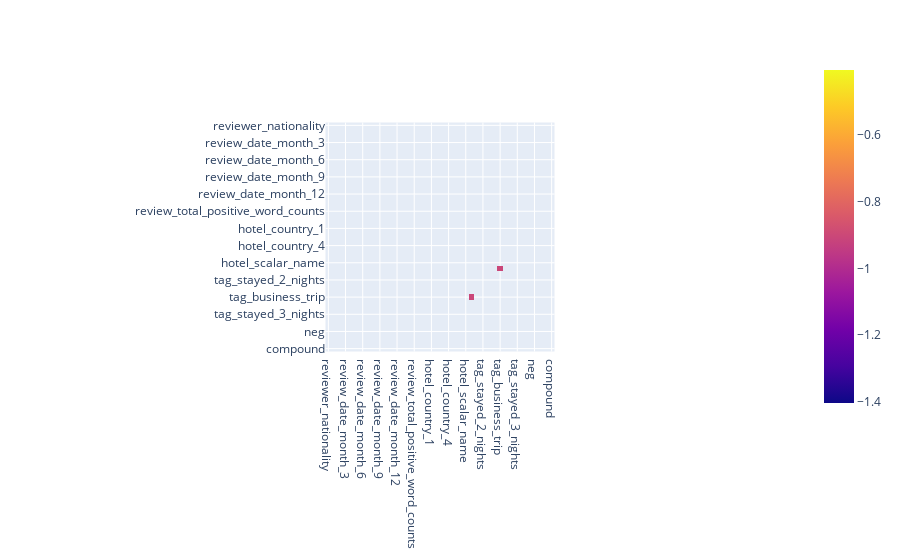

Source (notebook cell):
### Markdown cell above
## Проверка на мультиколлинеарность

### Code cell
# корреляция признаков (оставляем только сильную связь для наглядности)
pivot = data_result.corr()
pivot = pivot.drop(['sample', 'reviewer_score'], axis=0)
pivot = pivot.drop(['sample', 'reviewer_score'], axis=1)
pivot
for col in pivot:
    pivot[col] = pivot[col].apply(lambda x: np.nan if (abs(x) < 0.85 or x == 1) else x)
# for col in pivot:
#     pivot = pivot.dropna(how='all')
#     pivot = pivot.dropna(how='all', axis='columns')

fig = px.imshow(pivot)
fig.show()

### Figure 1 — Plotly figure (JSON) as saved in the notebook; plotly's stock layout.template omitted (floating-point values rounded to 4 significant figures; data arrays with more than 128 entries replaced by an {"elided": "..."} marker saying what was removed)
{"data": [{"coloraxis": "coloraxis", "hovertemplate": "x: %{x}<br>y: %{y}<br>color: %{z}<extra></extra>", "name": "0", "type": "heatmap", "x": ["reviewer_nationality", "review_date_month_1", "review_date_month_2", "review_date_month_3", "review_date_month_4", "review_date_month_5", "review_date_month_6", "review_date_month_7", "review_date_month_8", "review_date_month_9", "review_date_month_10", "review_date_month_11", "review_date_month_12", "average_score", "review_total_negative_word_counts", "review_total_positive_word_counts", "total_number_of_reviews_reviewer_has_given", "total_number_of_reviews", "hotel_country_1", "hotel_country_2", "hotel_country_3", "hotel_country_4", "hotel_country_5", "hotel_country_6", "hotel_scalar_name", "tag_leisure_trip", "tag_couple", "tag_stayed_2_nights", "tag_group", "tag_stayed_1_night", "tag_business_trip", "tag_solo_traveler", "tag_submitted_from_a_mobile_device", "tag_stayed_3_nights", "tag_family_with_young_children", "review_diff", "neg", "neu", "pos", "compound"], "xaxis": "x", "y": ["reviewer_nationality", "review_date_month_1", "review_date_month_2", "review_date_month_3", "review_date_month_4", "review_date_month_5", "review_date_month_6", "review_date_month_7", "review_date_month_8", "review_date_month_9", "review_date_month_10", "review_date_month_11", "review_date_month_12", "average_score", "review_total_negative_word_counts", "review_total_positive_word_counts", "total_number_of_reviews_reviewer_has_given", "total_number_of_reviews", "hotel_country_1", "hotel_country_2", "hotel_country_3", "hotel_country_4", "hotel_country_5", "hotel_country_6", "hotel_scalar_name", "tag_leisure_trip", "tag_couple", "tag_stayed_2_nights", "tag_group", "tag_stayed_1_night", "tag_business_trip", "tag_solo_traveler", "tag_submitted_from_a_mobile_device", "tag_stayed_3_nights", "tag_family_with_young_children", "review_diff", "neg", "neu", "pos", "compound"], "yaxis": "y", "z": {"elided": "40x40 float values"}}], "layout": {"coloraxis": {"colorscale": [[0, "#0d0887"], [0.1111, "#46039f"], [0.2222, "#7201a8"], [0.3333, "#9c179e"], [0.4444, "#bd3786"], [0.5556, "#d8576b"], [0.6667, "#ed7953"], [0.7778, "#fb9f3a"], [0.8889, "#fdca26"], [1, "#f0f921"]]}, "margin": {"t": 60}, "xaxis": {"anchor": "y", "constrain": "domain", "domain": [0, 1], "scaleanchor": "y"}, "yaxis": {"anchor": "x", "autorange": "reversed", "constrain": "domain", "domain": [0, 1]}}}
